Frame 1 (no input): blank canvas, image omitted
Frame 60 (the mouse pressed at the canvas centre just before this capture): blank canvas, image omitted
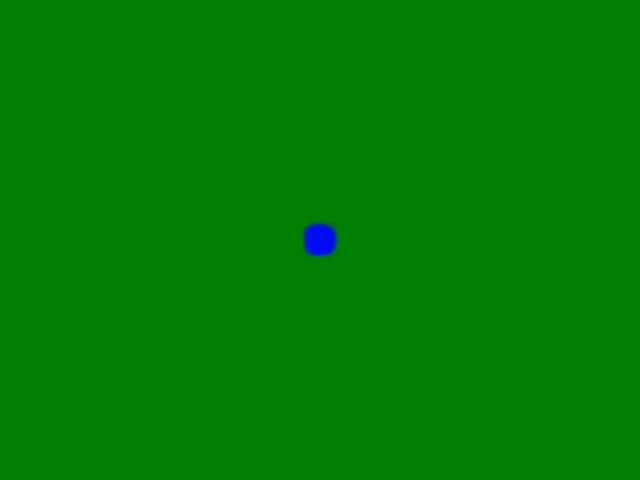
Frame 120 (the mouse held since frame 60 and released just before this capture)

The Processing sketch whose frames 1 and 60 were blank and that drew this single picture after the mouse press (run headless with seeded random() and noise(); from frame 60 on, the mouse is pressed at the canvas centre):

// Processing sketch: draw02
// ── draw02.pde

float spread = 10;

void setup() {
  size(640, 480);
  background(0,127,0);
}

void draw() {
  if (mousePressed) {
    for (int i=0; i<40; i++) {
      noStroke();
      fill(0, 0, 255, 10);
      ellipse(mouseX+(random(spread)-random(spread)), mouseY+(random(spread)-random(spread)), 10, 10);
    }
    
    if (spread < 20) {
      spread += 0.1;
      println(spread);
    }
  }
}
